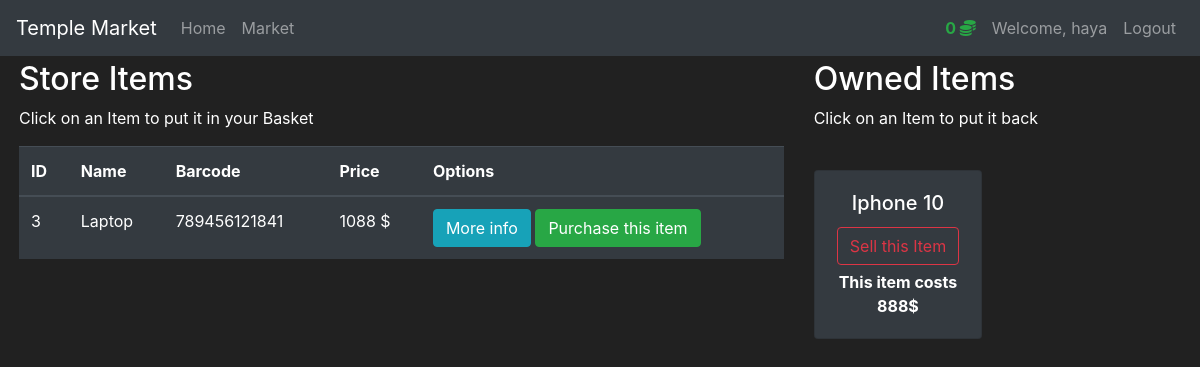
Page /market (signed in) on the committed database.
### market/models.py (models this page shows, shortened)
class User(db.Model, UserMixin):
    id = db.Column(db.Integer(), primary_key=True)
    username = db.Column(db.String(length=30), nullable=False, unique=True)
    email_address = db.Column(db.String(length=50),
                              nullable=False,
                              unique=True)
    password_hash = db.Column(db.String(length=60), nullable=False)
    budget = db.Column(db.Integer(), nullable=False, default=1000)
    items = db.relationship('Item', backref='owned_user', lazy=True)
    @property
    def prettier_budget(self):
        if len(str(self.budget)) >= 4:
            number_with_commas = "{:,}".format(self.budget)
            return number_with_commas
        else:
            return self.budget
    @property
    def password(self):
        return self.password

class Item(db.Model):
    id = db.Column(db.Integer(), primary_key=True)
    name = db.Column(db.String(length=30), nullable=False, unique=True)
    price = db.Column(db.Integer(), nullable=False)
    barcode = db.Column(db.String(length=12), nullable=False, unique=True)
    description = db.Column(db.String(length=1024),
                            nullable=False,
                            unique=True)
    owner = db.Column(db.Integer(), db.ForeignKey('user.id'))

### market/routes.py (the view, shortened to what this page needs)
@app.route('/market', methods=['GET', 'POST'])
@login_required
def market_page():
    selling_form = SellItemForm()
    purchase_form = PurchaseItemForm()
    items = Item.query.filter_by(owner=None)
    owned_items = Item.query.filter_by(owner=current_user.id)
    return render_template('market.html',
                           items=items,
                           purchase_form=purchase_form,
                           selling_form=selling_form,
                           owned_items=owned_items)

### market/models.py (called while the page is built)
@login_manager.user_loader
def load_user(user_id):
    return User.query.get(int(user_id))

### market/templates/market.html (shortened to what this page needs)
{% extends 'layout.html' %}
{% block content %}
<div class="row m-1">
    <div class="col-8">
        <h2>Store Items</h2>
        <p>Click on an Item to put it in your Basket</p>
        <table class="table table-hover table-dark">
            <thead>
                <tr>
                    <th scope="col">
                        ID
                    </th>
                    <th scope="col">
                        Name
                    </th>
                    <th scope="col">
                        Barcode
                    </th>
                    <th scope="col">
                        Price
                    </th>
                    <th scope="col">Options</th>
                </tr>
            </thead>
            <tbody>
                {% for item in items %}
                <tr>
                    <td>{{item.id}}</td>
                    <td>{{item.name}}</td>
                    <td>{{item.barcode}}</td>
                    <td>{{item.price}} $</td>
                    <td>
                        <button class="btn btn-outline btn-info" data-toggle="modal"
                            data-target="#exampleModal-{{ item.id }}">More
                            info</button>
                        <button class="btn btn-outline btn-success" data-toggle="modal"
                            data-target="#purchaseModal-{{ item.id }}">Purchase this item</button>
                    </td>
                </tr>
                {% endfor %}
            </tbody>
        </table>
    </div>
    <div class="col-4">
        <h2>Owned Items</h2>
        <p>Click on an Item to put it back</p>
        <br>
        <div class="row">
            {% for owned_item in owned_items %}
            <div class="col-md-6">
                <div style="margin-bottom: 5px" class="card text-center bg-dark">
                    <div class="card-body">
                        <h5 class="card-title">{{ owned_item.name }}</h5>
                        <button type="button" class="btn btn-outline-danger" style="margin-bottom: 5px"
                            data-toggle="modal" data-target="#sellingModal-{{ owned_item.id }}">
                            Sell this Item
                        </button>
                        <p class="card-text"><strong>This item costs {{ owned_item.price }}$</strong></p>
                    </div>
                </div>
            </div>
            {% endfor %}
        </div>
    </div>
</div>
{% endblock %}

### market/templates/layout.html (shortened to what this page needs)
<!doctype html>
<html lang="en">
<head>
    <link rel="stylesheet" href="https://cdn.jsdelivr.net/npm/bootstrap@4.5.3/dist/css/bootstrap.min.css"
>
</head>
<body>
    <nav class="navbar navbar-expand-md navbar-dark bg-dark">
        <a class="navbar-brand" href="#">Temple Market</a>
        <div class="collapse navbar-collapse" id="navbarNav">
            <ul class="navbar-nav mr-auto">
                <li class="nav-item">
                    <a class="nav-link" href="{{ url_for('home_page') }}">Home
                        <span class="sr-only">(current)</span></a>
                </li>
                <li class="nav-item">
                    <a class="nav-link" href="{{ url_for('market_page') }}">Market</a>
                </li>
            </ul>
            {% if current_user.is_authenticated %}
            <ul class="navbar-nav">
                <li class="nav-item">
                    <a class="nav-link text-success font-weight-bold" href="#">
                        <span>{{ current_user.prettier_budget }}</span>
                        <i class="fas fa-coins"></i>
                    </a>
                </li>
                <li class="nav-item">
                    <a class="nav-link" href="#">Welcome, {{ current_user.username }}</a>
                </li>
                <li class="nav-item">
                    <a class="nav-link" href="{{ url_for('logout_page') }}">Logout</a>
                </li>
            </ul>
            {% endif %}
        </div>
    </nav>
    {% block content %}
    {% endblock %}
</body>
</html>

### market/templates/layout.html (style rules this page uses)
body { background-color: #212121; color: white }

### rows in the picture
User: prettier_budget "0", username "haya"
Item: id "3", name "Laptop", barcode "789456121841", price "1088"
Item: name "Iphone 10", price "888"
